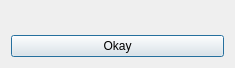
<?xml version="1.0" encoding="UTF-8"?>
<ui version="4.0">
 <class>ErrorDialog</class>
 <widget class="QDialog" name="ErrorDialog">
  <property name="geometry">
   <rect>
    <x>0</x>
    <y>0</y>
    <width>235</width>
    <height>68</height>
   </rect>
  </property>
  <property name="windowTitle">
   <string>Error</string>
  </property>
  <layout class="QVBoxLayout" name="verticalLayout">
   <item>
    <widget class="QLabel" name="ErrorMessage">
     <property name="text">
      <string/>
     </property>
     <property name="alignment">
      <set>Qt::AlignCenter</set>
     </property>
    </widget>
   </item>
   <item>
    <widget class="QPushButton" name="OkayPushButton">
     <property name="text">
      <string>Okay</string>
     </property>
    </widget>
   </item>
  </layout>
 </widget>
 <resources/>
 <connections>
  <connection>
   <sender>OkayPushButton</sender>
   <signal>clicked()</signal>
   <receiver>ErrorDialog</receiver>
   <slot>close()</slot>
   <hints>
    <hint type="sourcelabel">
     <x>117</x>
     <y>47</y>
    </hint>
    <hint type="destinationlabel">
     <x>117</x>
     <y>33</y>
    </hint>
   </hints>
  </connection>
 </connections>
</ui>
